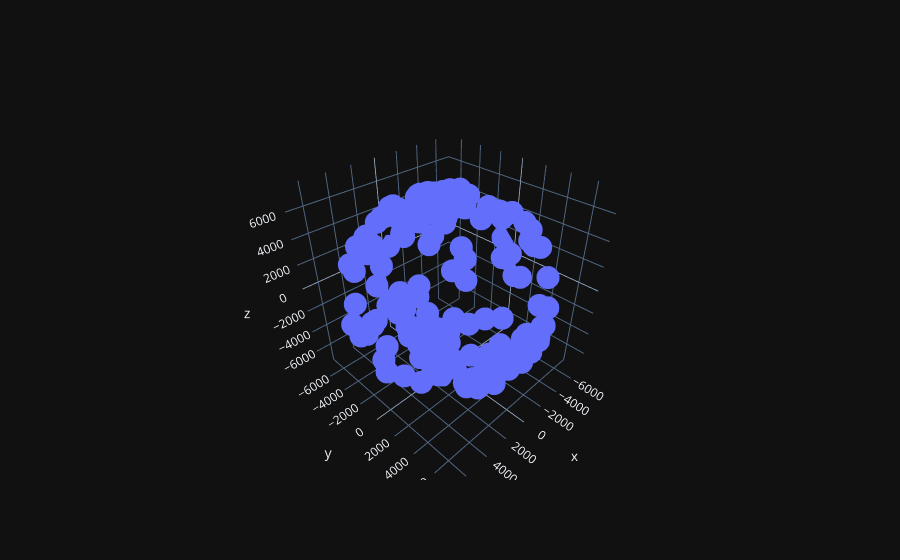
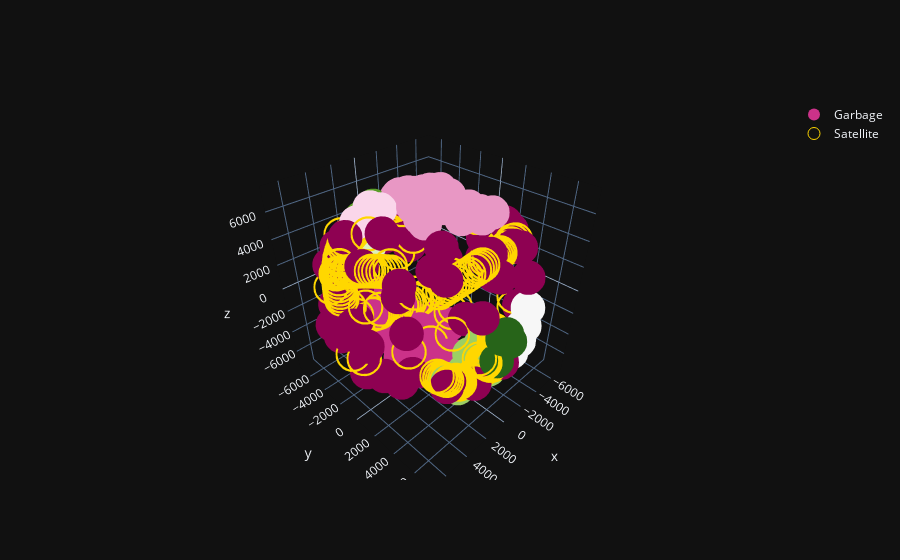

The notebook cell saved with these charts, in order:
### Code cell
# DBSCAN for iridium garbage
with open('../Data/iridium.csv') as f:
        lines = omm.parse_csv(f)
        fields = [field for field in lines]

Iridium_G = []
result_iridium = []

for field in fields:
    sat = Satrec()
    satellite = omm.initialize(sat, field)
    jd, fr = xd, xr
    e, r, v = sat.sgp4(jd, fr)
    Iridium_G.append(r)
    result_iridium.append([field['OBJECT_NAME'],field['OBJECT_ID'],field['EPOCH'], *r])
    
    

data_garbage_iridium = np.array(Iridium_G)
data_garbage_iridium = data_garbage_iridium[~np.isnan(data_garbage_iridium).any(axis=1)]


result_iridium = pd.DataFrame(result_iridium,columns=['OBJECT_NAME','OBJECT_ID','EPOCH','x','y','z']).dropna()


fig = go.Figure(data=[go.Scatter3d(x=data_garbage_iridium[:,0], y=data_garbage_iridium[:,1], z=data_garbage_iridium[:,2],
                                   mode='markers')])
fig.show()

model = DBSCAN(eps=1570, min_samples=4)
model.fit_predict(data_garbage_iridium)
pred_iridium = model.fit_predict(data_garbage_iridium)

fig = go.Figure(data=[go.Scatter3d(x=data_garbage_iridium[:,0], y=data_garbage_iridium[:,1], z=data_garbage_iridium[:,2],
                                   mode='markers',name="Garbage", marker={"size":12, "color":pred_iridium})])

fig.add_trace(go.Scatter3d(x=data_satellite[:,0], y=data_satellite[:,1], z=data_satellite[:,2], mode='markers',marker_symbol='circle-open',name="Satellite", marker={"size":12, "color":'gold'}))

fig.show()

### Figure 1 — Plotly figure (JSON) as saved in the notebook; plotly's stock layout.template omitted (floating-point values rounded to 4 significant figures; data arrays with more than 128 entries replaced by an {"elided": "..."} marker saying what was removed)
{"data": [{"mode": "markers", "x": {"elided": "165 float values"}, "y": {"elided": "165 float values"}, "z": {"elided": "165 float values"}, "type": "scatter3d"}], "layout": {}}

### Figure 2 — Plotly figure (JSON) as saved in the notebook; plotly's stock layout.template omitted (floating-point values rounded to 4 significant figures; data arrays with more than 128 entries replaced by an {"elided": "..."} marker saying what was removed)
{"data": [{"marker": {"color": {"elided": "165 int values"}, "size": 12}, "mode": "markers", "name": "Garbage", "x": {"elided": "165 float values"}, "y": {"elided": "165 float values"}, "z": {"elided": "165 float values"}, "type": "scatter3d"}, {"marker": {"color": "gold", "size": 12, "symbol": "circle-open"}, "mode": "markers", "name": "Satellite", "x": {"elided": "208 float values"}, "y": {"elided": "208 float values"}, "z": {"elided": "208 float values"}, "type": "scatter3d"}], "layout": {}}
